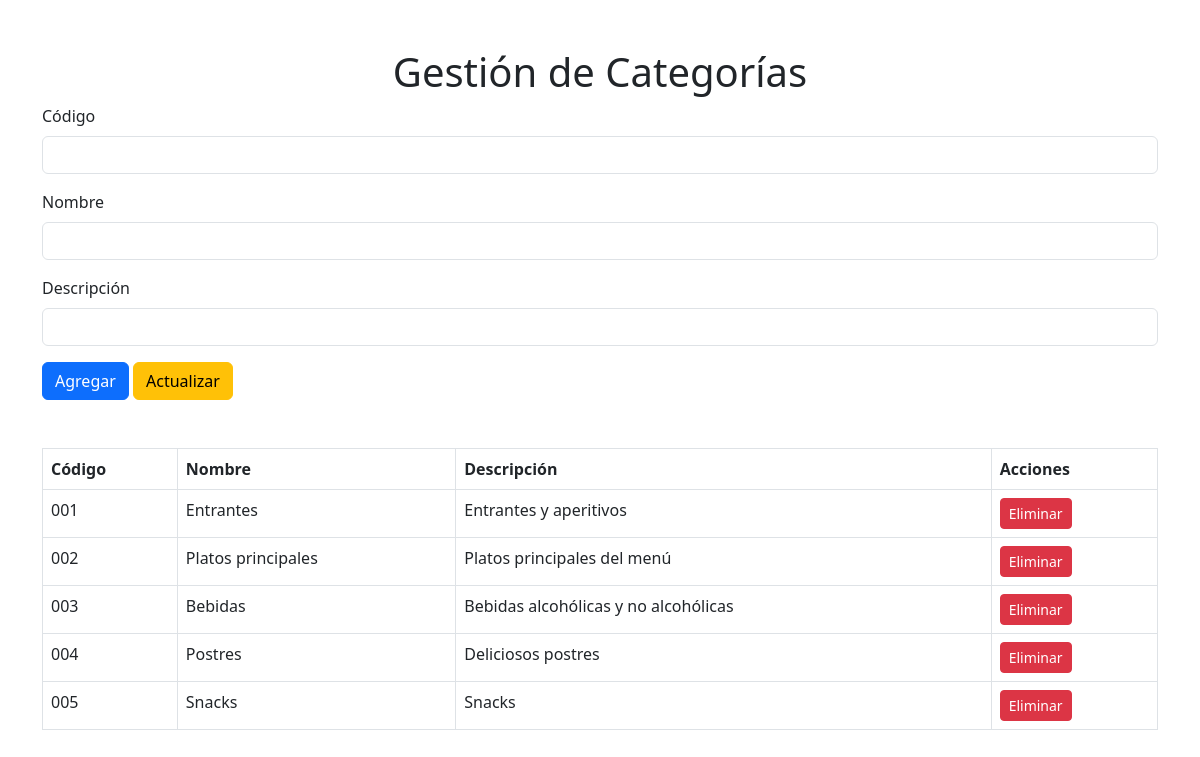
Screenshot of /categoria.php with the database file from the repository.
### tables this page shows
CREATE TABLE M_Cat (
    codCat CHAR(3) PRIMARY KEY,
    nom VARCHAR(30) NOT NULL,
    des VARCHAR(50) NOT NULL
);

### categoria.php (the view, shortened to what this page needs)
<?php
$host = 'localhost';
$dbname = 'universe_arcade_db';
$username = 'root';
$password = 'root';
try {
    $pdo = new PDO("mysql:host=$host;dbname=$dbname", $username, $password);
    $pdo->setAttribute(PDO::ATTR_ERRMODE, PDO::ERRMODE_EXCEPTION);
} catch (PDOException $e) {
    die("Error de conexión: " . $e->getMessage());
}
?>
<!DOCTYPE html>
<html lang="es">
<head>
    <link href="https://cdn.jsdelivr.net/npm/bootstrap@5.3.0/dist/css/bootstrap.min.css" rel="stylesheet">
</head>
<body>
    <div class="container mt-5">
        <h1 class="text-center">Gestión de Categorías</h1>
        <form method="POST" class="mb-5">
            <div class="mb-3">
                <label for="codCat" class="form-label">Código</label>
                <input type="text" class="form-control" id="codCat" name="codCat" maxlength="3" required>
            </div>
            <div class="mb-3">
                <label for="nom" class="form-label">Nombre</label>
                <input type="text" class="form-control" id="nom" name="nom" maxlength="30" required>
            </div>
            <div class="mb-3">
                <label for="des" class="form-label">Descripción</label>
                <input type="text" class="form-control" id="des" name="des" maxlength="50" required>
            </div>
            <button type="submit" class="btn btn-primary" onclick="document.getElementById('accion').value='agregar'">Agregar</button>
            <button type="submit" class="btn btn-warning" onclick="document.getElementById('accion').value='actualizar'">Actualizar</button>
        </form>
        <table class="table table-bordered">
            <thead>
                <tr>
                    <th>Código</th>
                    <th>Nombre</th>
                    <th>Descripción</th>
                    <th>Acciones</th>
                </tr>
            </thead>
            <tbody>
                <?php
                $stmt = $pdo->query("CALL ListarCategorias()");
                while ($row = $stmt->fetch(PDO::FETCH_ASSOC)) {
                    echo "<tr>
                        <td>{$row['codCat']}</td>
                        <td>{$row['nom']}</td>
                        <td>{$row['des']}</td>
                        <td>
                            <form method='POST' style='display: inline-block;'>
                                <input type='hidden' name='codCat' value='{$row['codCat']}'>
                                <input type='hidden' name='accion' value='eliminar'>
                                <button type='submit' class='btn btn-danger btn-sm'>Eliminar</button>
                            </form>
                        </td>
                    </tr>";
                }
                ?>
            </tbody>
        </table>
    </div>
</body>
</html>

### rows the page displays
m_cat: codCat "001", nom "Entrantes", des "Entrantes y aperitivos"
m_cat: codCat "002", nom "Platos principales", des "Platos principales del menú"
m_cat: codCat "003", nom "Bebidas", des "Bebidas alcohólicas y no alcohólicas"
m_cat: codCat "004", nom "Postres", des "Deliciosos postres"
m_cat: codCat "005", nom "Snacks", des "Snacks"
